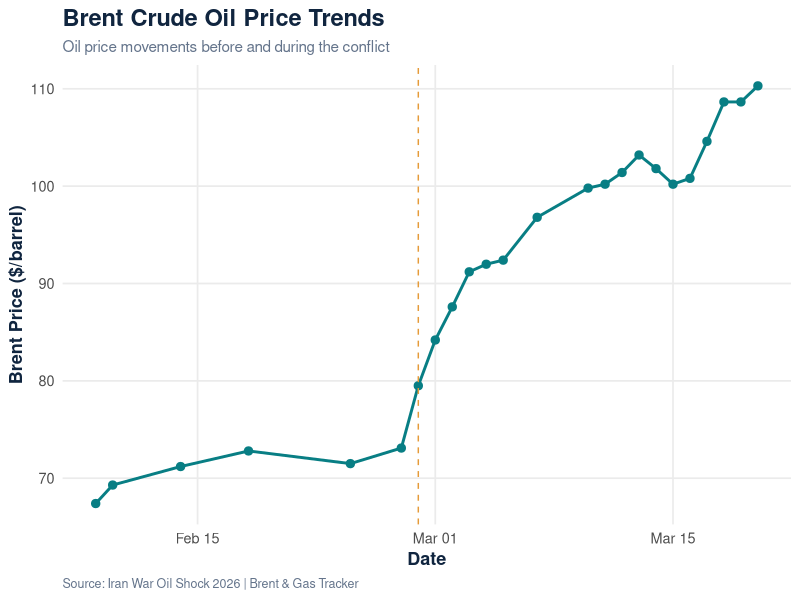
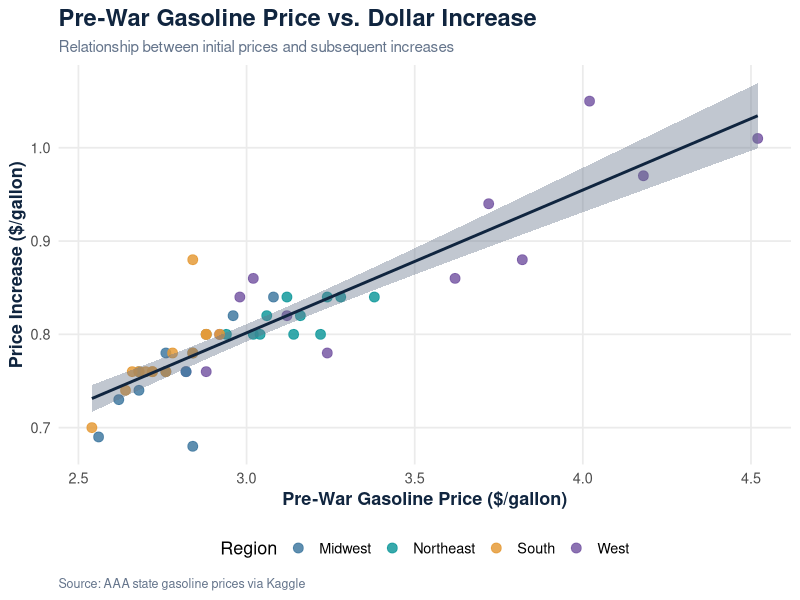
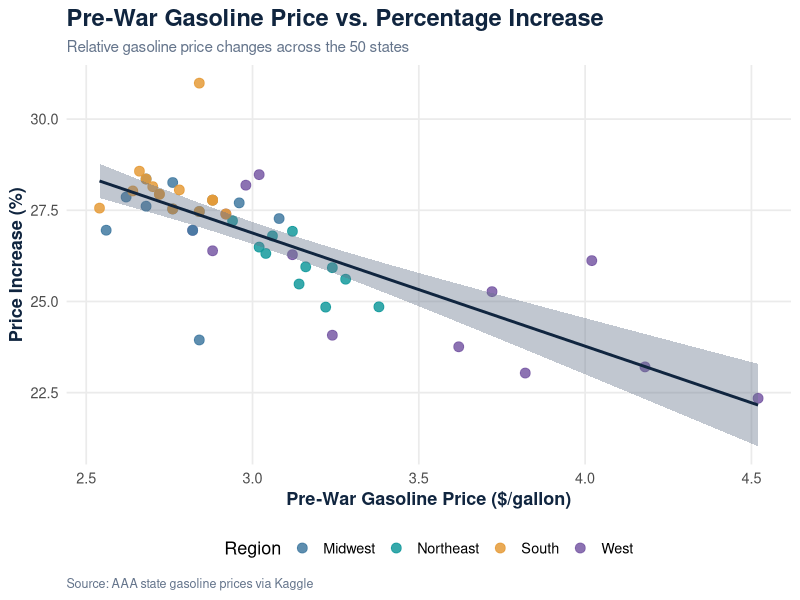
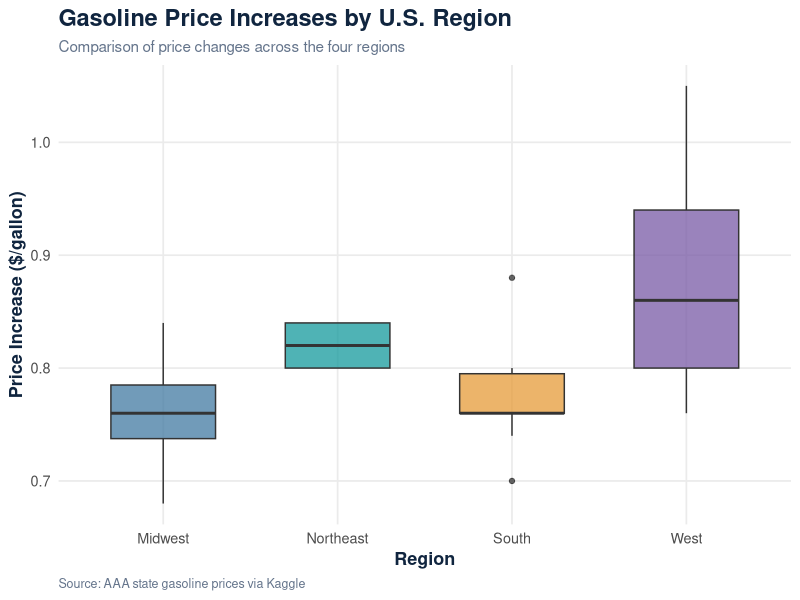
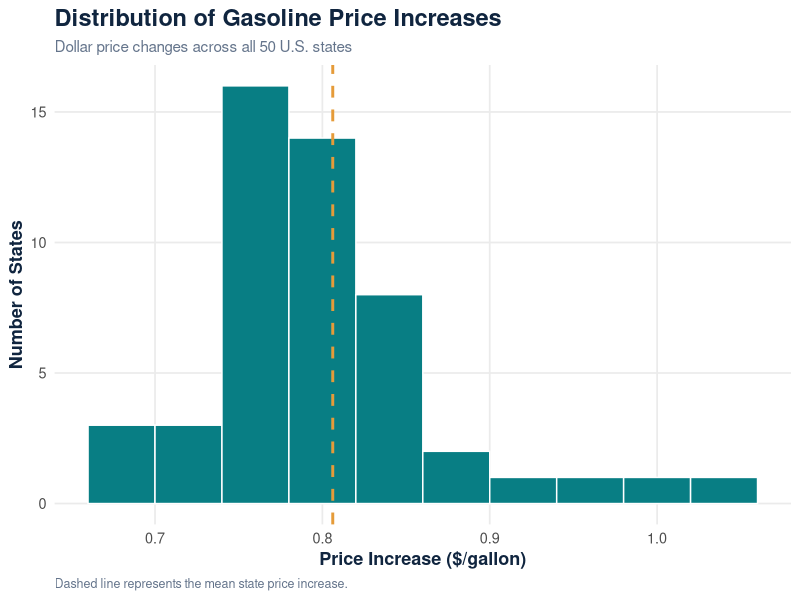
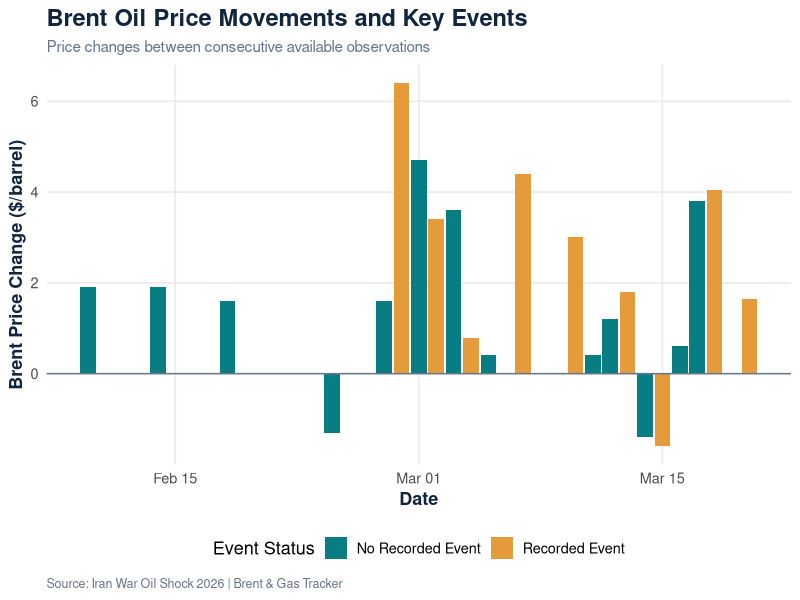
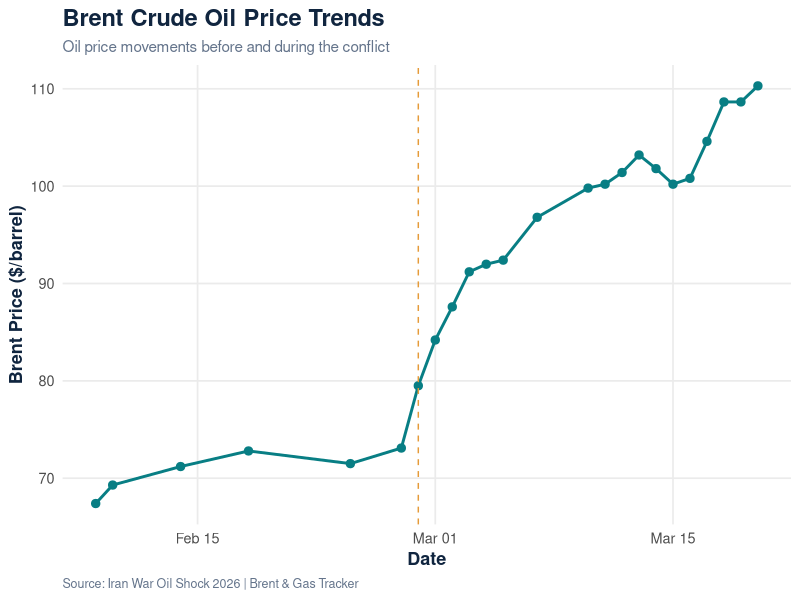
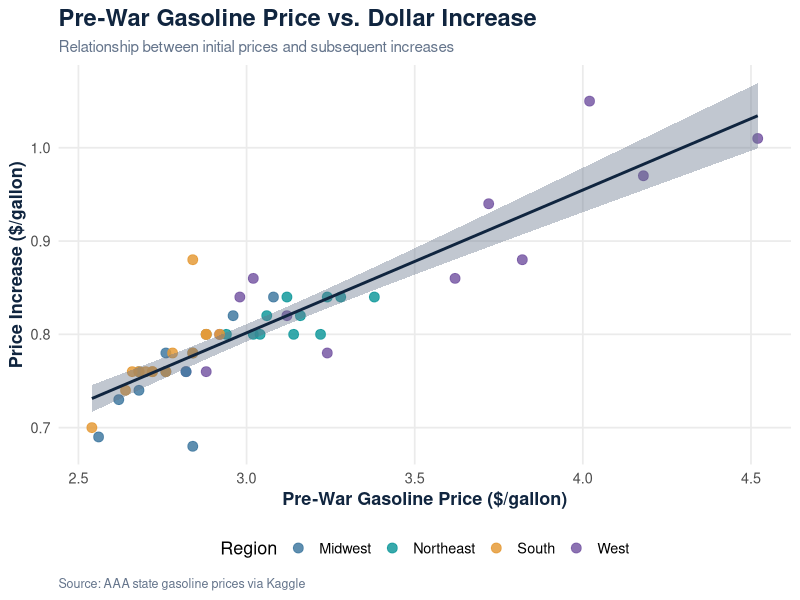

Here is the R script that generated these plots, in order:

# =============================================================================
# Project: Oil and Gasoline Price Analysis in 2026
# Script:  02_exploratory_analysis.R
# Authors: 
#
# Purpose:
#   Explore oil and gasoline prices using descriptive statistics,
#   regional comparisons, correlation analysis, and visualizations.
#
# Note:
#   Run 01_data_cleaning.R before executing this script.
# =============================================================================


# 1. Load required libraries 

library(ggplot2)


# 2. Import cleaned datasets 

states <- read.csv("data/cleaned/states.csv")
oil    <- read.csv("data/cleaned/oil.csv")

oil$date <- as.Date(oil$date)


# 3. State-level descriptive statistics 

# Summary of the main numerical variables
state_summary <- summary(
  states[, c("prewar", "increase", "pct", "pre_trend", "log_density")]
)

print(state_summary)

# Summary of gasoline price increases by region
region_summary <- aggregate(
  increase ~ region,
  data = states,
  FUN = function(x) {
    c(
      n = length(x),
      mean = mean(x),
      sd = sd(x)
    )
  }
)

print(region_summary)

# Rank states by gasoline price increase
state_ranking <- states[
  order(-states$increase),
  c("state", "region", "increase", "pct")
]

print(state_ranking)


# 4. Correlation analysis 

# Examine relationships between numerical state-level variables
correlation_matrix <- cor(
  states[, c("increase", "prewar", "pre_trend", "log_density")]
)

print(round(correlation_matrix, 4))


# 5. Oil price descriptive statistics 

# Rank oil price movements from largest to smallest
oil_movements <- oil[
  order(-oil$change),
  c("date", "change", "gap", "event")
]

print(oil_movements)

# Summary of crude oil benchmarks and percentage returns
oil_summary <- summary(
  oil[, c(
    "brent_usd_barrel",
    "wti_usd_barrel",
    "dubai_usd_barrel",
    "observed_return"
  )]
)

print(oil_summary)

# Compare price volatility before and after the conflict began
volatility_summary <- tapply(
  abs(oil$observed_return),
  oil$date >= as.Date("2026-02-28"),
  median,
  na.rm = TRUE
)

names(volatility_summary) <- c("Pre-War", "War Period")

print(volatility_summary)


# 6. Define visualization style 

# Consistent color palette for regional comparisons
region_colors <- c(
  "Midwest"   = "#427AA1",
  "Northeast" = "#159A9C",
  "South"     = "#E59B39",
  "West"      = "#785AA5"
)

# Main project colors
navy   <- "#10253F"
teal   <- "#087E84"
orange <- "#E59B39"
gray   <- "#64748B"

# Common theme for all project visualizations
project_theme <- theme_minimal(base_size = 13) +
  theme(
    plot.title = element_text(
      face = "bold",
      size = 17,
      color = navy
    ),
    plot.subtitle = element_text(
      size = 11,
      color = gray
    ),
    plot.caption = element_text(
      size = 9,
      color = gray,
      hjust = 0
    ),
    axis.title = element_text(
      face = "bold",
      color = navy
    ),
    panel.grid.minor = element_blank(),
    legend.position = "bottom",
    plot.background = element_rect(
      fill = "white",
      color = NA
    )
  )


# 7. Brent crude oil price trends 

oil_plot <- ggplot(oil, aes(x = date, y = brent_usd_barrel)) +
  geom_line(color = teal, linewidth = 1) +
  geom_point(color = teal, size = 2.5) +
  geom_vline(
    xintercept = as.Date("2026-02-28"),
    linetype = "dashed",
    color = orange
  ) +
  labs(
    title = "Brent Crude Oil Price Trends",
    subtitle = "Oil price movements before and during the conflict",
    x = "Date",
    y = "Brent Price ($/barrel)",
    caption = "Source: Iran War Oil Shock 2026 | Brent & Gas Tracker"
  ) +
  project_theme

print(oil_plot)


# 8. Pre-war gasoline price vs. dollar increase 

scatter_plot <- ggplot(
  states,
  aes(x = prewar, y = increase, color = region)
) +
  geom_point(size = 3, alpha = 0.85) +
  geom_smooth(
    aes(group = 1),
    method = "lm",
    formula = y ~ x,
    se = TRUE,
    color = navy,
    fill = gray
  ) +
  scale_color_manual(values = region_colors) +
  labs(
    title = "Pre-War Gasoline Price vs. Dollar Increase",
    subtitle = "Relationship between initial prices and subsequent increases",
    x = "Pre-War Gasoline Price ($/gallon)",
    y = "Price Increase ($/gallon)",
    color = "Region",
    caption = "Source: AAA state gasoline prices via Kaggle"
  ) +
  project_theme

print(scatter_plot)


# 9. Pre-war gasoline price vs. percentage increase 

percent_plot <- ggplot(
  states,
  aes(x = prewar, y = pct, color = region)
) +
  geom_point(size = 3, alpha = 0.85) +
  geom_smooth(
    aes(group = 1),
    method = "lm",
    formula = y ~ x,
    se = TRUE,
    color = navy,
    fill = gray
  ) +
  scale_color_manual(values = region_colors) +
  labs(
    title = "Pre-War Gasoline Price vs. Percentage Increase",
    subtitle = "Relative gasoline price changes across the 50 states",
    x = "Pre-War Gasoline Price ($/gallon)",
    y = "Price Increase (%)",
    color = "Region",
    caption = "Source: AAA state gasoline prices via Kaggle"
  ) +
  project_theme

print(percent_plot)


# 10. Gasoline price increases by region 

region_plot <- ggplot(
  states,
  aes(x = region, y = increase, fill = region)
) +
  geom_boxplot(alpha = 0.75, width = 0.6) +
  scale_fill_manual(values = region_colors) +
  labs(
    title = "Gasoline Price Increases by U.S. Region",
    subtitle = "Comparison of price changes across the four regions",
    x = "Region",
    y = "Price Increase ($/gallon)",
    caption = "Source: AAA state gasoline prices via Kaggle"
  ) +
  project_theme +
  theme(legend.position = "none")

print(region_plot)


# 11. Distribution of gasoline price increases 

distribution_plot <- ggplot(states, aes(x = increase)) +
  geom_histogram(
    binwidth = 0.04,
    fill = teal,
    color = "white"
  ) +
  geom_vline(
    xintercept = mean(states$increase),
    color = orange,
    linetype = "dashed",
    linewidth = 1
  ) +
  labs(
    title = "Distribution of Gasoline Price Increases",
    subtitle = "Dollar price changes across all 50 U.S. states",
    x = "Price Increase ($/gallon)",
    y = "Number of States",
    caption = "Dashed line represents the mean state price increase."
  ) +
  project_theme

print(distribution_plot)


# 12. Oil price movements and key events 

events_plot <- ggplot(
  oil,
  aes(x = date, y = change, fill = event)
) +
  geom_col(na.rm = TRUE) +
  geom_hline(yintercept = 0, color = gray) +
  scale_fill_manual(
    values = c("FALSE" = teal, "TRUE" = orange),
    breaks = c(FALSE, TRUE),
    labels = c("No Recorded Event", "Recorded Event")
  ) +
  labs(
    title = "Brent Oil Price Movements and Key Events",
    subtitle = "Price changes between consecutive available observations",
    x = "Date",
    y = "Brent Price Change ($/barrel)",
    fill = "Event Status",
    caption = "Source: Iran War Oil Shock 2026 | Brent & Gas Tracker"
  ) +
  project_theme

print(events_plot)


# 13. Export visualizations 

dir.create("figures", showWarnings = FALSE)

plots <- list(
  oil          = oil_plot,
  scatter      = scatter_plot,
  percent      = percent_plot,
  regions      = region_plot,
  distribution = distribution_plot,
  events       = events_plot
)

# Save each visualization as a high-resolution PNG file
for (nm in names(plots)) {
  ggsave(
    filename = paste0("figures/R_", nm, ".png"),
    plot = plots[[nm]],
    width = 10,
    height = 6,
    units = "in",
    dpi = 300,
    bg = "white"
  )
}


# 14. Exploratory analysis summary 

cat("\nExploratory Data Analysis Summary\n")
cat("---------------------------------------------\n")
cat("Number of states:          ", nrow(states), "\n")
cat("Number of oil observations:", nrow(oil), "\n")
cat("Average price increase:    $", round(mean(states$increase), 2), "\n")
cat("Average percentage change: ", round(mean(states$pct), 2), "%\n")
cat("Visualizations generated:  ", length(plots), "\n")
cat("---------------------------------------------\n")
cat("Exploratory data analysis completed successfully.\n")
